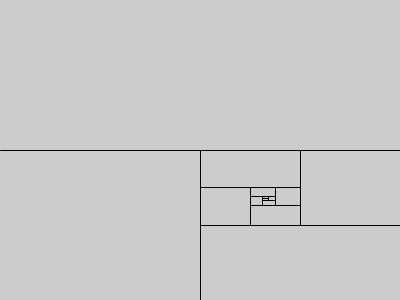
Frame 1 (no input)
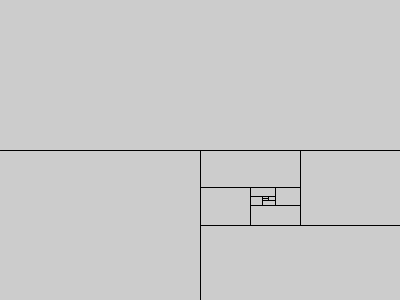
Frame 2 (the mouse pressed at the canvas centre, redrawn once)

The Processing sketch that drew these frames (run headless with seeded random() and noise(); the mouse was pressed at the canvas centre and the sketch redrawn once):

// Processing sketch: recursive_split_3
// ── recursive_split_3.pde

void setup() {
    noLoop();
    size(400, 300);
}

void draw() {
    drawSplit(0, 0, width, height, 0);
}

// bottom, right, top, left

void drawSplit(int x, int y, int w, int h, int trbl) {
    int x2, y2;
    boolean shouldSplitAgain = false;
    if (trbl == 0 || trbl == 2) {
        // vertical devide
        h = h / 2;
        y = y + h;
        x2 = x + w;
        y2 = y;
        if (h > 2) {
            shouldSplitAgain = true;
        }
    } else {
        // horizontal devide
        w = w / 2;
        x = x + w;
        x2 = x;
        y2 = y + h;
        if (w > 2) {
            shouldSplitAgain = true;
        }
    }
   fill(trbl * 64);
   line(x, y, x2, y2);
   if (trbl == 3) {
     x = x - w;
   }
   if (trbl == 2) {
     y = y - h;
   }
   trbl += 1;
   if (trbl == 4) {
     trbl = 0;
   }
   if (shouldSplitAgain) {
      println(x, y, w, h, trbl);
      drawSplit(x, y, w, h, trbl); 
   }
}
